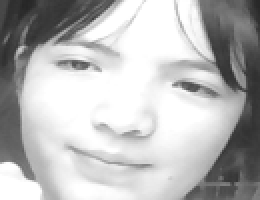
#> input picture datasets/Elise/1.png, 130 x 100 px, given in place of the camera (shown 2 times larger)
$ python main.py
#> lines starting #> are read from the running program, lines starting #| are printed output that depends on the picture; after the words box and inside, x2 and y2 are one past the last pixel; in counts of white or black regions, pixels touching at a corner belong together
import cv2

face_xml="haarcascade_frontalface_default.xml"
#detect face
face_detection=cv2.CascadeClassifier(face_xml)
path="datasets/Elise"
#open camera
webcam=cv2.VideoCapture(0)
count=1
while count<31:
    ret, img=webcam.read()
#> img is the input picture: shape (100, 130, 3); min 38, max 255, mean 184.4
    gray_img=cv2.cvtColor(img,cv2.COLOR_BGR2GRAY)
    face=face_detection.detectMultiScale(gray_img, 1.3, 4)
#> face = [[28, 7, 89, 89]]
    print(face)
#| [[28  7 89 89]]
    for (x,y,w,h) in face:
        cv2.rectangle(img, (x,y),(x+w,y+h),(156,205,255),3)
        person=gray_img[y:y+h,x:x+h]
        person_resize=cv2.resize(person,(130,100))
        cv2.imwrite(f"{path}/{count}.png", person_resize)
#> this loop made 1 pass
#> pass 1, `person=gray_img[y:y+h,x:x+h]`:
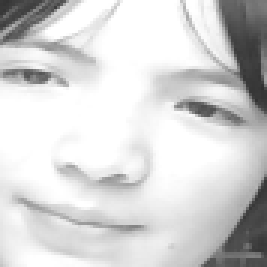
#> person: shape (89, 89) (shown 3 times larger); min 48, max 255, mean 212.2
#> pass 1, `person_resize=cv2.resize(person,(130,100))`:
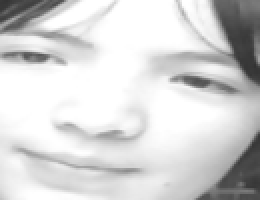
#> person_resize: shape (100, 130) (shown 2 times larger); min 50, max 255, mean 212.1
#> after the loop:
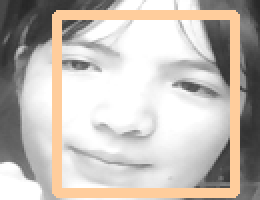
#> img: shape (100, 130, 3) (shown 2 times larger); 13.6% of pixels changed, all inside (x1, y1, x2, y2) = (26, 5, 120, 99)
    count+=1
    cv2.imshow("Webcam", img)
    key=cv2.waitKey(10)
#> (key Esc is pressed here)
    if key==27:
        break

$ run again, on datasets/Elise/12.png
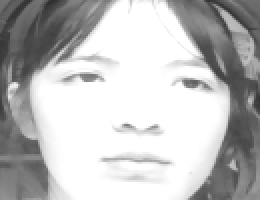
#> input picture datasets/Elise/12.png, 130 x 100 px, given in place of the camera (shown 2 times larger)
#> img is the input picture: shape (100, 130, 3); min 47, max 255, mean 189.6
#> face = [[31, 9, 89, 89]]
#| [[31  9 89 89]]
#> the loop `for (x,y,w,h) in face:` made 1 pass
#> pass 1, `person=gray_img[y:y+h,x:x+h]`:
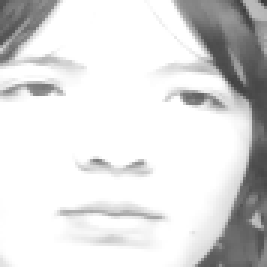
#> person: shape (89, 89) (shown 3 times larger); min 59, max 255, mean 220.8
#> after the loop `for (x,y,w,h) in face:`:
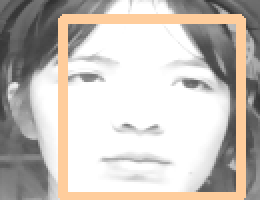
#> img: shape (100, 130, 3) (shown 2 times larger); 12.91% of pixels changed, all inside (x1, y1, x2, y2) = (29, 7, 123, 100)
